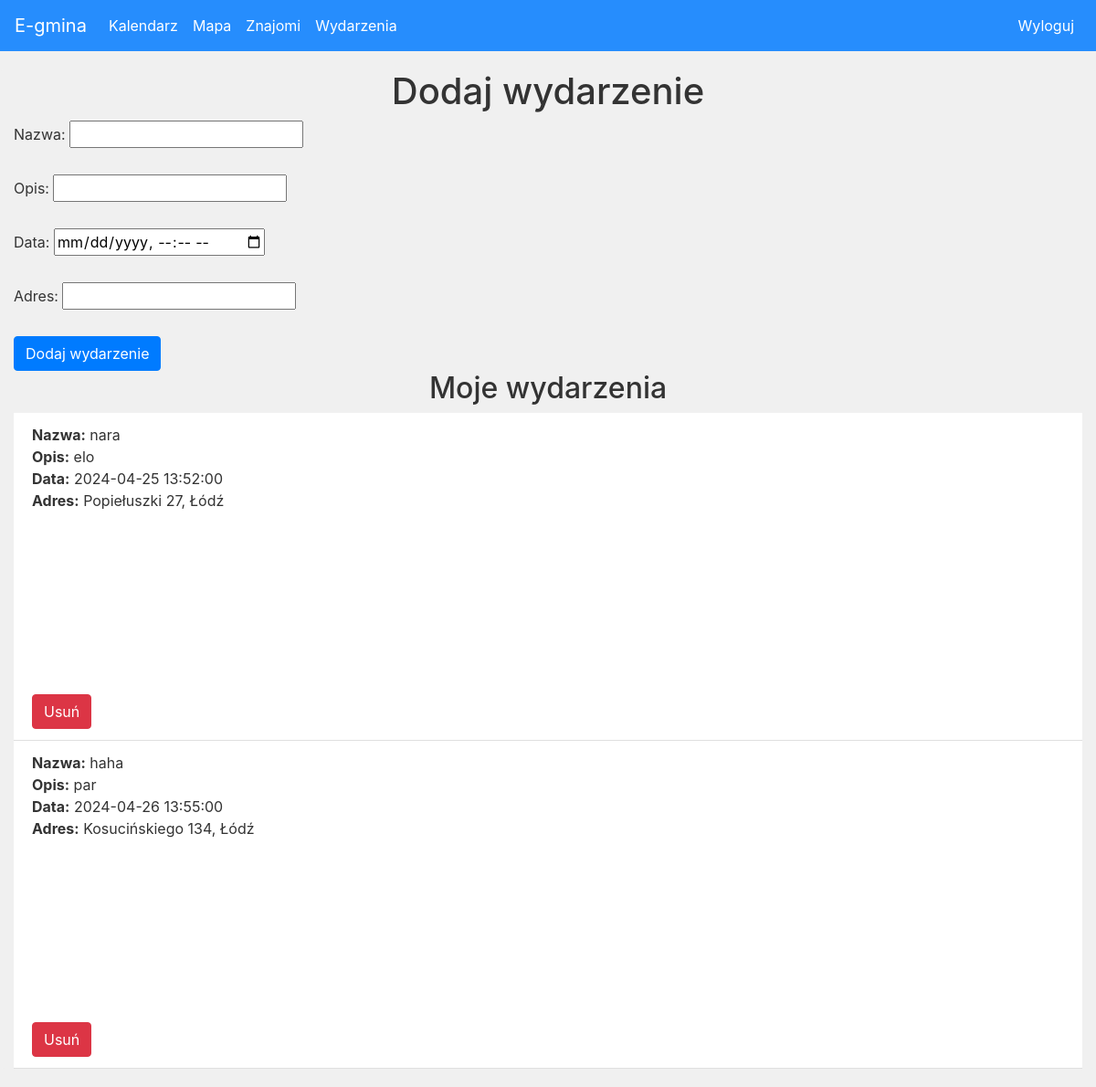
The app's page /events (signed in), older data.
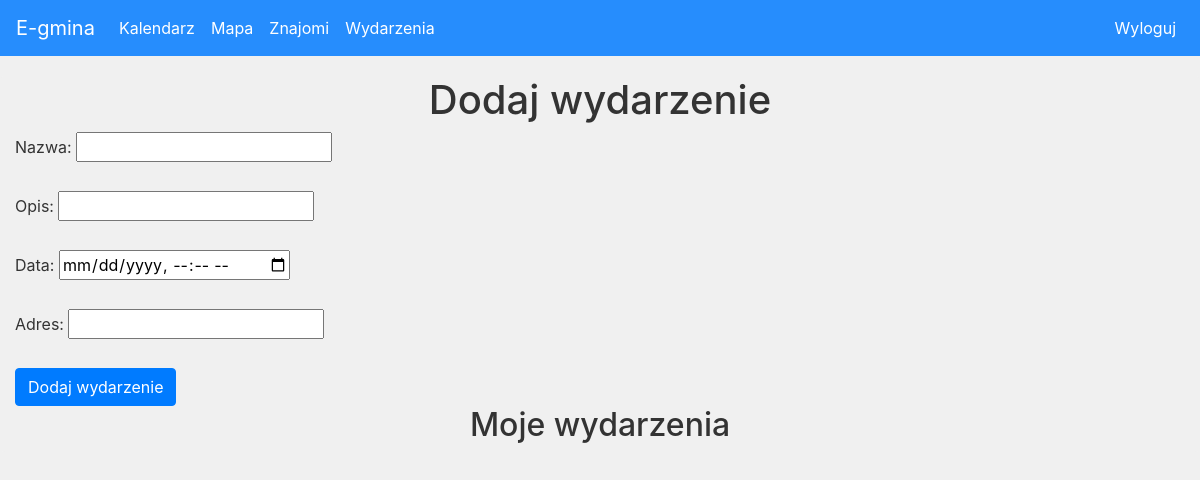
The same page, newer data.
### website/models.py (models this page shows)
class Event(db.Model):
    id = db.Column(db.Integer, primary_key=True)
    data = db.Column(db.String(10000))
    date = db.Column(db.DateTime(timezone=True), default=func.now())
    place = db.Column(db.String(150))
    name = db.Column(db.String(150))
    status = db.Column(db.String(50), default='pending')
    user_id = db.Column(db.Integer, db.ForeignKey('user.id'))

### website/views.py (the view, shortened to what this page needs)
@views.route('/events', methods=['GET', 'POST'])
def event():
    user_events = current_user.Events
    return render_template('events.html', user=current_user,user_events=user_events)

### website/__init__.py (called while the page is built)
def create_app():
    app = Flask(__name__)
    app.config['SECRET_KEY'] = 'hjshjhdjah kjshkjdhjs'
    app.config['SQLALCHEMY_DATABASE_URI'] = f'sqlite:///{DB_NAME}'
    db.init_app(app)
    from .views import views
    from .auth import auth
    app.register_blueprint(views, url_prefix='/')
    app.register_blueprint(auth, url_prefix='/')
    from .models import User, Event
    with app.app_context():
        db.create_all()
        create_admin(app)
    login_manager = LoginManager()
    login_manager.login_view = 'auth.login_user'
    login_manager.init_app(app)
    @login_manager.user_loader
    def load_user(id):
        return User.query.get(int(id))
    return app

### website/templates/events.html (shortened to what this page needs)
{% extends "base.html" %}
{% block content %}
  <h1 align="center">Dodaj wydarzenie</h1>
  <body>
    <form method="POST">
        <label for="name">Nazwa:</label>
        <input type="text" id="name" name="name" required><br><br>
        <label for="data">Opis:</label>
        <input type="text" id="data" name="data" required><br><br>
        <label for="date">Data:</label>
        <input type="datetime-local" id="date" name="date" required><br><br>
        <label for="place">Adres:</label>
        <input type="text" id="place" name="place" required><br><br>
        <button type="submit" class="btn btn-primary" align="center">Dodaj wydarzenie</button>
    </form>
</body>
<h2 align="center">Moje wydarzenia</h2>
<ul class="list-group list-group-flush" id="Events">
  {% for event in user_events %}
  <li class="list-group-item">
    <strong>Nazwa:</strong> {{ event.name }}<br>
    <strong>Opis:</strong> {{ event.data }}<br>
    <strong>Data:</strong> {{ event.date }}<br>
    <strong>Adres:</strong> {{ event.place }}<br>
    <div id="map-{{ event.id }}" style="height: 200px;"></div>
    <button type="button" class="btn btn-danger" onClick="deleteEvent({{ event.id }})">Usuń</button>
  </li>
  {% endfor %}
</ul>
{% endblock %}

Row changes from the older to the newer data that the page shows:
no longer on this page (row edited): Event: name "nara", data "elo", date "2024-04-25 13:52:00", place "Popiełuszki 27, Łódź"
removed Event: name "haha", data "par", date "2024-04-26 13:55:00", place "Kosucińskiego 134, Łódź", {{ event.id }} 2 (drawn)
